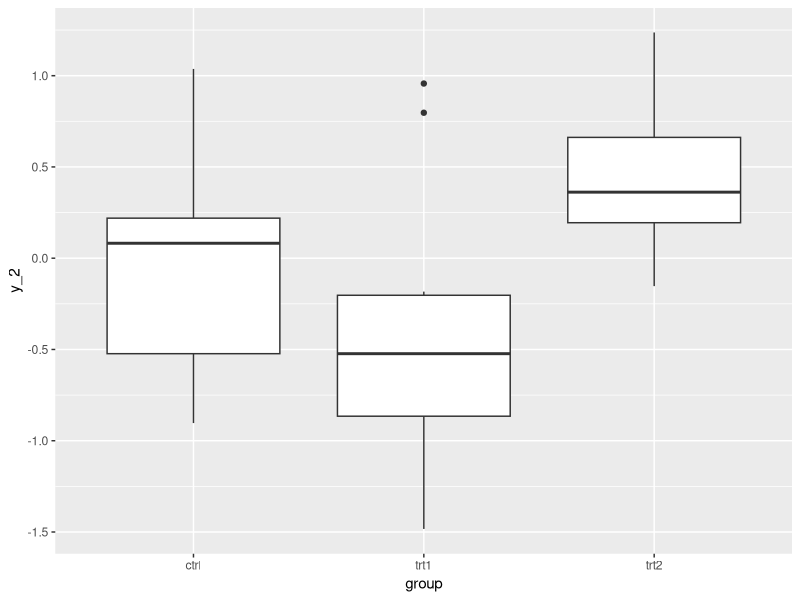
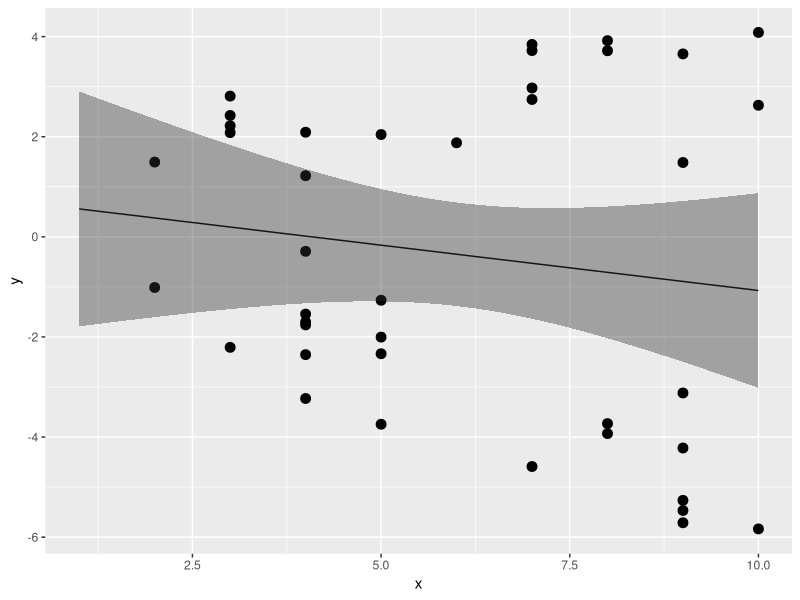
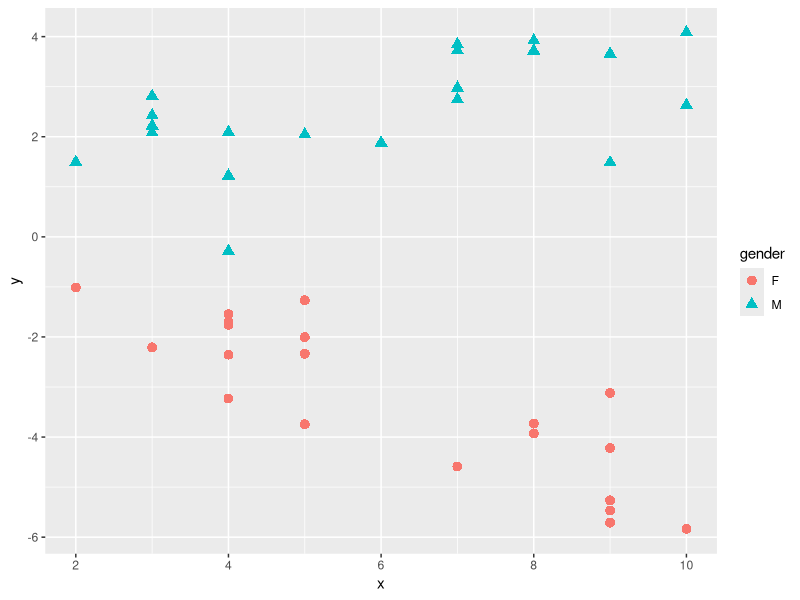
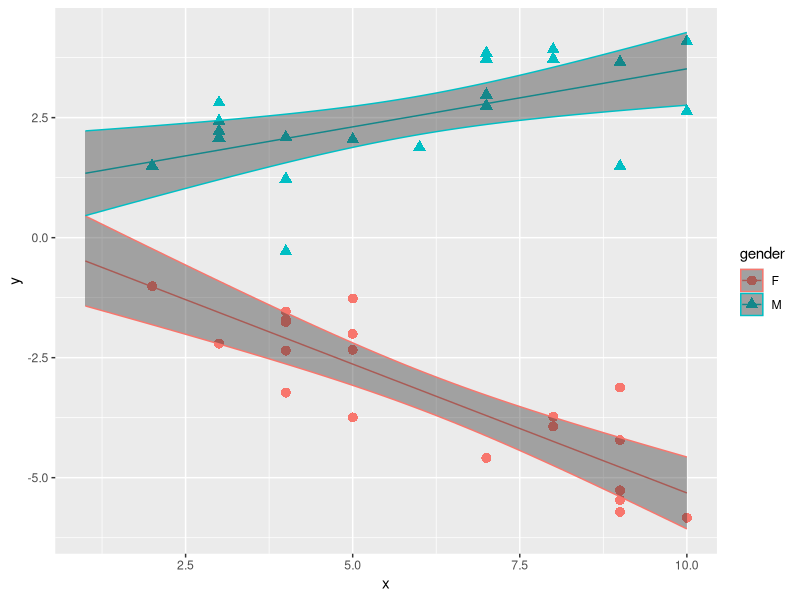
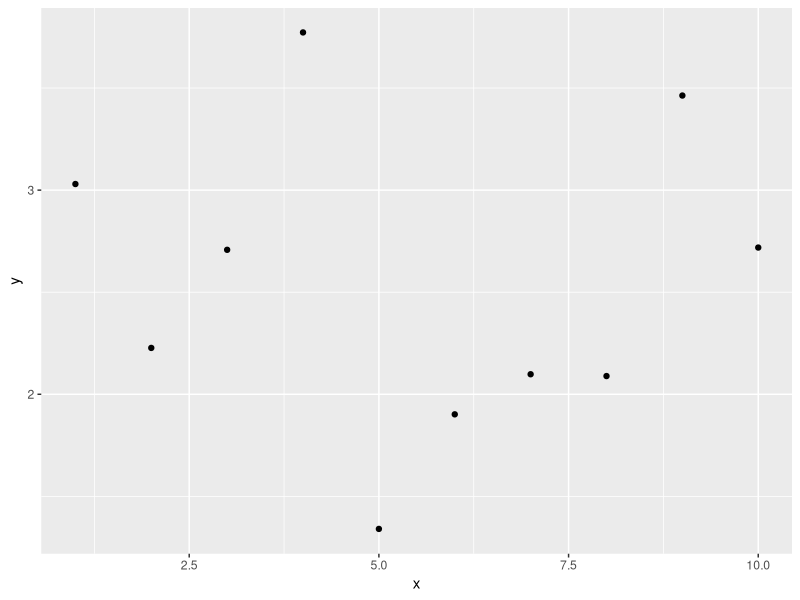
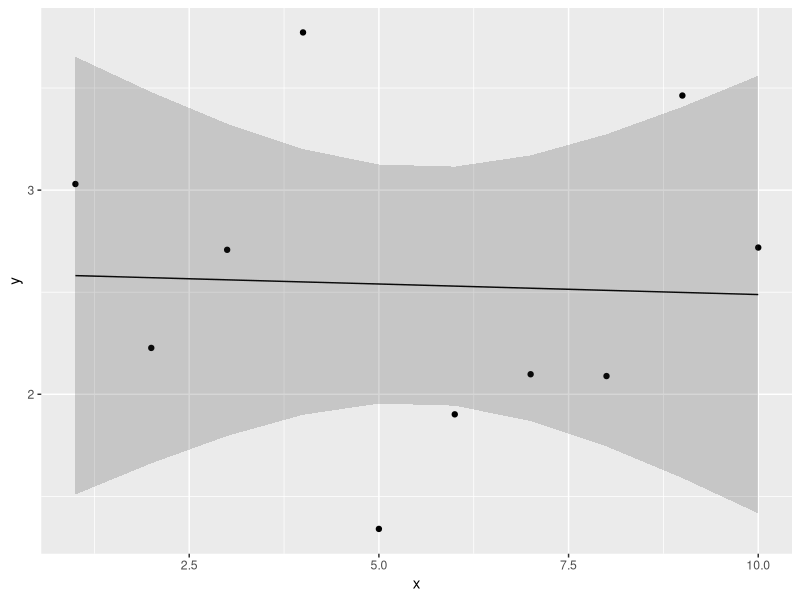
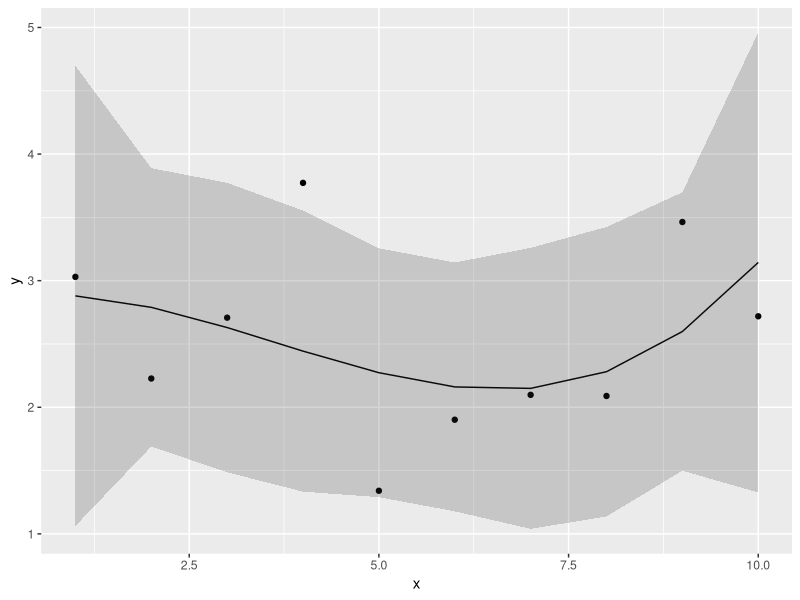
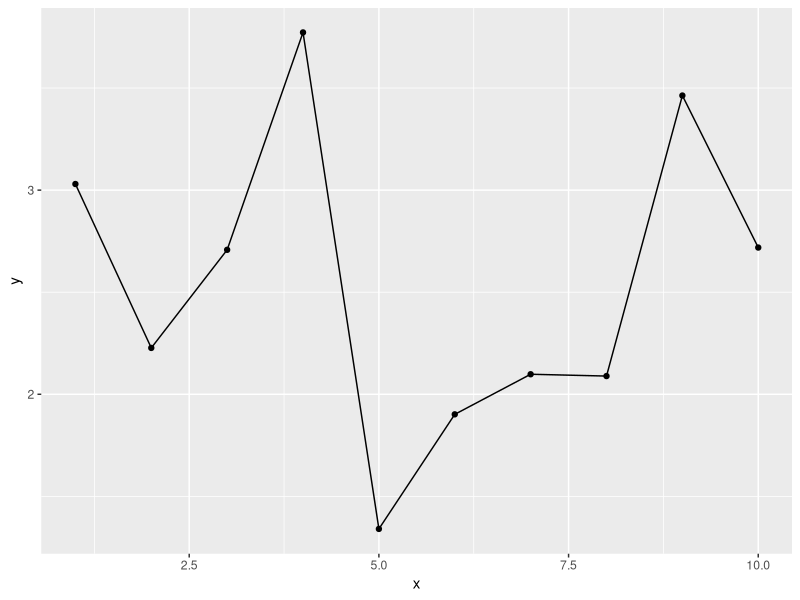

These figures' R source, in order:
## ---- chunk 1
knitr::opts_chunk$set(echo = TRUE)
library(tidyverse)
set.seed(1)
## ---- chunk 2
dat = sleep #データを別の名前datに保存し直す

#変数の名前を変える
dat$x = ifelse(dat$group == 1, "control", "treatment") 
dat$y = dat$extra 
dat = dat %>% dplyr::select(y, x)
str(dat) #datの構成を確認する

## ---- chunk 3
dat$x_1 = ifelse(dat$x == "treatment", 1, 0)
str(dat)
## ---- chunk 4

result = lm(data = dat, y ~ x_1)
summary(result)

## ---- chunk 5

t.test(data = dat, y ~ x_1)

## ---- chunk 6
dat = PlantGrowth

dat$y = dat$weight #名前をyに変える

dat$x_c = ifelse(dat$group == "ctrl", 1, 0)
dat$x_t1 = ifelse(dat$group == "trt1", 1, 0)
dat$x_t2 = ifelse(dat$group == "trt2", 1, 0)

str(dat)
head(dat)
## ---- chunk 7

result = lm(data = dat, y ~ x_c + x_t1 + x_t2 - 1)
summary(result)

## ---- chunk 8

dat %>% group_by(group) %>% summarise(M = mean(y))

## ---- chunk 9

dat$y_2 = dat$y - mean(dat$y) #yからyの平均値を引いた新たな変数y_2を作る

summary(lm(data = dat, y_2 ~ x_c + x_t1 + x_t2 - 1)) #y_2を応答変数として解析する

## ---- chunk 10

ggplot() + 
  geom_boxplot(data = dat, aes(x = group, y = y_2))

## ---- chunk 11
dat = PlantGrowth

dat$y = dat$weight #名前をyに変える

dat$x_t1 = ifelse(dat$group == "trt1", 1, 0)
dat$x_t2 = ifelse(dat$group == "trt2", 1, 0)

str(dat)
head(dat)
## ---- chunk 12
summary(lm(data = dat, y ~ x_t1 + x_t2 + 1)) #1は省略しても可（デフォルトで切片を加えた結果を出力してくれる）

## ---- chunk 13
head(attitude)
## ---- chunk 14
result = lm(data = attitude, rating ~ complaints + privileges + learning + raises)
summary(result)
## ---- chunk 15

set.seed(1)
x = round(runif(n = 20, min = 1, max = 10),0) 
mu = 0.1 + 0.4 * x
y = rnorm(n = 20, mean = mu, sd = 1)
d_M = data.frame(x = x, y = y, gender = "M")

x = round(runif(n = 20, min = 1, max = 10),0) 
mu = 0.3 + -0.6 * x
y = rnorm(n = 20, mean = mu, sd = 1)
d_F = data.frame(x = x, y = y, gender = "F")

d = rbind(d_M, d_F)

str(d)


## ---- chunk 16
result = lm(data = d, y ~ x)
summary(result)

newdat = data.frame(x = seq(1,10,0.1))
result_conf = predict(result, new = newdat, interval = "confidence", level = 0.95)
plot_conf = data.frame(x = seq(1,10,0.1), result_conf)

ggplot() + 
  geom_point(data = d, aes(x = x, y = y), size = 3) + 
  geom_line(data = plot_conf, aes(x = x, y = fit)) + 
  geom_ribbon(data = plot_conf, aes(x = x, ymax = upr, ymin = lwr), alpha = 0.4) 
  

## ---- chunk 17
ggplot() + 
  geom_point(data = d, aes(x = x, y = y, shape = gender, color=gender), size = 3) 

## ---- chunk 18

d$M = ifelse(d$gender == "M", 1, 0) #genderがMならば1, Fならば1のダミー変数を作る
result = lm(data = d, y ~ x*M)
summary(result)

## ---- chunk 19

new_x = seq(1,10,0.1)
newdat = data.frame(x = rep(new_x,2), M = c(rep(0,length(new_x)), rep(1,length(new_x))))
result_conf = predict(result, new = newdat, interval = "confidence", level = 0.95)
plot_conf = data.frame(newdat, result_conf)
plot_conf$gender = ifelse(plot_conf$M == 1, "M", "F")

ggplot() + 
  geom_point(data = d, aes(x = x, y = y, shape = gender, color=gender), size = 3) + 
  geom_line(data = plot_conf, aes(x = x, y = fit, color=gender)) + 
  geom_ribbon(data = plot_conf, aes(x = x, ymax = upr, ymin = lwr, color =gender), alpha = 0.4) 

## ---- chunk 20
head(longley)
## ---- chunk 21

cor(longley)

## ---- chunk 22

model01 = lm(data = longley, Employed ~ GNP.deflator)
summary(model01)

model02 = lm(data = longley, Employed ~ GNP)
summary(model02)


## ---- chunk 23

model03 = lm(data = longley, Employed ~ GNP.deflator + GNP)
summary(model03)

## ---- chunk 24

library(car)
vif(model03)

## ---- chunk 25

set.seed(10)

N = 10
x = seq(1,N,1)
y = runif(N, min = 1, max = 5)
d = data.frame(x = x, y = y)
str(d)

ggplot2::ggplot() + 
  geom_point(data =d, aes(x=x, y = y))

## ---- chunk 26

result_1 = lm(data = d, y ~ x)

newdat = data.frame(x = x)
conf.int_1 = predict(result_1, newdata = newdat, interval = "confidence", level = 0.95)
conf_dat = data.frame(d, newdat, conf.int_1)


ggplot2::ggplot() + 
  geom_point(data = conf_dat, aes(x = x, y = y))+
  geom_line(data = conf_dat, aes(x = x, y = fit)) +
  geom_ribbon(data = conf_dat, aes(x = x, ymin = lwr, ymax = upr), alpha =0.2)

## ---- chunk 27

result_3 = lm(data = d, y ~ x + I(x^2) + I(x^3))

## ---- chunk 28

newdat = data.frame(x = x)
conf.int_3 = predict(result_3, newdata = newdat, interval = "confidence", level = 0.95)
conf_dat = data.frame(d, newdat, conf.int_3)


ggplot2::ggplot() + 
  geom_point(data = conf_dat, aes(x = x, y = y))+
  geom_line(data = conf_dat, aes(x = x, y = fit)) + 
  geom_ribbon(data = conf_dat, aes(x = x, ymin = lwr, ymax = upr), alpha =0.2)

## ---- chunk 29

result_9 = lm(data = d, y ~ x + I(x^2) + I(x^3) + I(x^4) + I(x^5) + I(x^6) + I(x^7) + I(x^8) + I(x^9))


newdat = data.frame(x = x)
conf.int_9 = predict(result_9, newdata = newdat, interval = "confidence", level = 0.95)
conf_dat = data.frame(d, newdat, conf.int_9)


ggplot2::ggplot() + 
  geom_point(data = conf_dat, aes(x = x, y = y))+
  geom_line(data = conf_dat, aes(x = x, y = fit)) + 
  geom_ribbon(data = conf_dat, aes(x = x, ymin = lwr, ymax = upr), alpha =0.2)

## ---- chunk 30

model_01 = lm(data=attitude, rating ~ complaints + learning)
summary(model_01)$r.squared #r.squaredで決定係数のみを取り出すことができる。

## ---- chunk 31

model_full = lm(data=attitude, rating ~ .) #線形予測子を入力するところにドットを入力すると，そのデータに含まれる全ての変数を予測変数として扱う
summary(model_full)$r.squared 

## ---- chunk 32

AIC(model_full)
AIC(model_01)

## ---- chunk 33

prac_dat_1 = warpbreaks #別の名前で保存する

head(prac_dat_1)
ggplot() + 
  geom_boxplot(data = prac_dat_1, aes(x = wool, y = breaks))
ggplot() + 
  geom_boxplot(data = prac_dat_1, aes(x = tension, y = breaks))

## ---- chunk 34

library(tidyverse)
prac_dat_2 = warpbreaks %>% filter(tension != "H") #tension == Hは除き，別の名前で保存する

head(prac_dat_2)
ggplot() + 
  geom_boxplot(data = prac_dat_2, aes(x = wool, y = breaks, fill = tension))

## ---- chunk 35

prac_dat_3 = airquality %>% na.omit() #欠損値を除き，別の名前で保存する

head(prac_dat_3)

